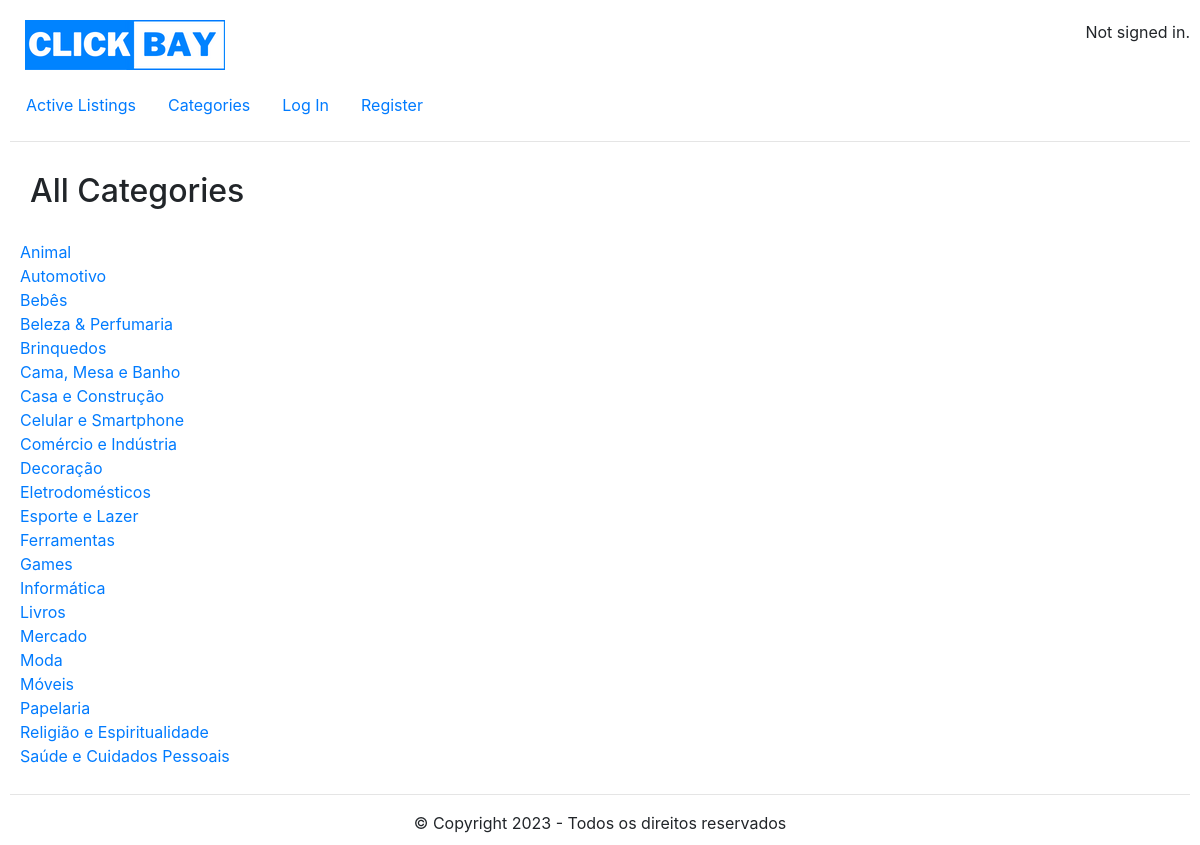
The page /categories on the database its author committed.
### auctions/models.py (models this page shows)
class Categorie(models.Model):
    categorie = models.CharField(max_length=64)
    def __str__(self):
        return f"{self.categorie}"

### auctions/views.py (the view)
# urls.py: path("categories", views.categories, name="categories"),
def categories(request, cat_id=None, format=None):
    if cat_id is not None:
        auctions = Action.objects.filter(categorie=cat_id).order_by('-created')
        cat = Categorie.objects.get(pk=cat_id)
        return render(request, "auctions/categories.html", {
            'auctions': auctions,
            'title': cat
        })
    else:
        cats = Categorie.objects.order_by('categorie')
        return render(request, "auctions/categories.html", {
            'categories': cats,
            'title': "All Categories"
        })

### auctions/templates/auctions/categories.html (shortened to what this page needs)
{% extends "auctions/layout.html" %}
{% block body %}
    <h2>{{ title }}</h2>
    <div id="index-content">
            {% if categories %}
                <ul>
                    {% for categorie in categories %}
                        <li><a href="{% url 'categorie' categorie.id %}">{{ categorie }}</a></li>
                    {% endfor %}
                </ul>
            {% endif %}
    </div>
{% endblock %}

### auctions/templates/auctions/layout.html (shortened to what this page needs)
{% load static %}
<!DOCTYPE html>
<html lang="pt-br">
    <head>
        <link rel="stylesheet" href="https://stackpath.bootstrapcdn.com/bootstrap/4.4.1/css/bootstrap.min.css">
        <link href="{% static 'auctions/styles.css' %}" rel="stylesheet">
    </head>
    <body>
        <a href="{% url 'index' %}"><h1 id="logo">Click Bay</h1></a>
        <div id="sign">
            {% if user.is_authenticated %}
                Signed in as <strong>{{ user.username }}</strong>.
            {% else %}
                Not signed in.
            {% endif %}
        </div>
        <ul class="nav">
            <li class="nav-item">
                <a class="nav-link" href="{% url 'index' %}">Active Listings</a>
            </li>
            <li class="nav-item">
                <a class="nav-link" href="{% url 'categories' %}">Categories</a>
            </li>
            {% if user.is_authenticated %}
                <li class="nav-item">
                    <a class="nav-link" href="{% url 'create' %}">Create Auction</a>
                </li>
                <li class="nav-item">
                    <a class="nav-link" href="{% url 'watch' %}">Watch list</a>
                </li>
                <li class="nav-item">
                    <a class="nav-link" href="{% url 'logout' %}">Log Out</a>
                </li>
            {% else %}
                <li class="nav-item">
                    <a class="nav-link" href="{% url 'login' %}">Log In</a>
                </li>
                <li class="nav-item">
                    <a class="nav-link" href="{% url 'register' %}">Register</a>
                </li>
            {% endif %}
        </ul>
        <hr>
        {% block body %}
        {% endblock %}
        <footer>
            <hr>
            <span>&copy; Copyright 2023 - Todos os direitos reservados</span>
        </footer>
    </body>
</html>

### auctions/static/auctions/styles.css (style rules this page uses)
#sign { float: right; }
body { padding: 20px 10px 10px 10px; }
h1 { margin: 0 0 15px 15px; }
h2 { margin: 30px 0px 30px 20px; }
ul { list-style: none; margin: 0; padding: 0; }
#logo { width: 200px; height: 50px; background: url(images/logo.png) no-repeat top center; text-indent: -9000px; display: inline-block; }
#index-content { margin: 0 auto; }
#index-content ul { padding: 0 10px 10px 10px; }
a, a:hover, a:link, a:visited { text-decoration: none; }
footer { text-align: center; }

### rows shown on the page
Categorie: categorie "Animal"
Categorie: categorie "Automotivo"
Categorie: categorie "Bebês"
Categorie: categorie "Beleza & Perfumaria"
Categorie: categorie "Brinquedos"
Categorie: categorie "Cama, Mesa e Banho"
Categorie: categorie "Casa e Construção"
Categorie: categorie "Celular e Smartphone"
Categorie: categorie "Comércio e Indústria"
Categorie: categorie "Decoração"
Categorie: categorie "Eletrodomésticos"
Categorie: categorie "Esporte e Lazer"
Categorie: categorie "Ferramentas"
Categorie: categorie "Games"
Categorie: categorie "Informática"
Categorie: categorie "Livros"
Categorie: categorie "Mercado"
Categorie: categorie "Moda"
Categorie: categorie "Móveis"
Categorie: categorie "Papelaria"
Categorie: categorie "Religião e Espiritualidade"
Categorie: categorie "Saúde e Cuidados Pessoais"

### other values the page prints
{{ title }} "All Categories"
